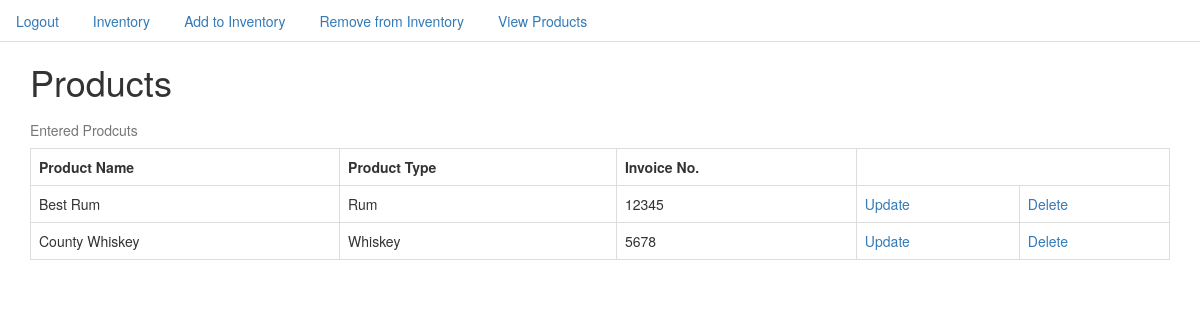
The page /product/ (signed in) on the database as committed earlier.
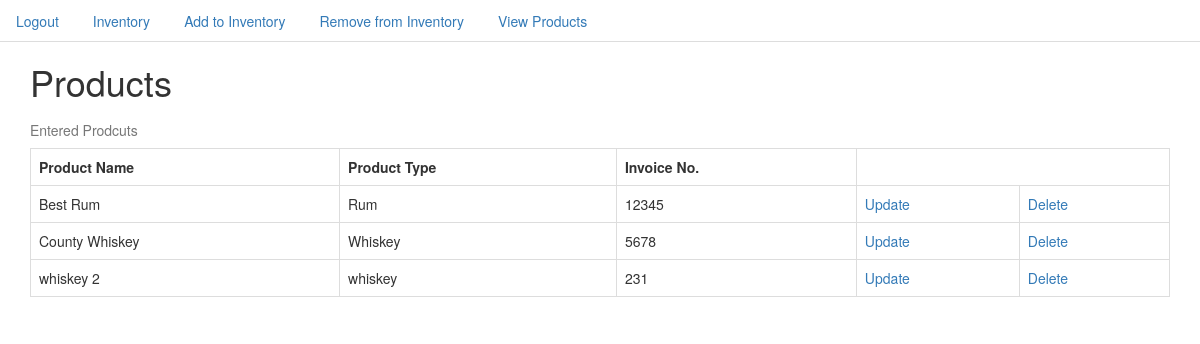
The same page on the database as committed later.
### inventory/models.py (models this page shows, shortened)
class Product(models.Model):
    product_name = models.CharField(max_length=50)
    product_type = models.CharField(max_length=50)
    invoice_number = models.IntegerField()

### inventory/views.py (the view)
# urls.py: url(r'^product/$', ProductListView.as_view(), name="product_list_view"),
class ProductListView(LoginRequiredMixin, ListView):
    model = Product

### templates/inventory/product_list.html
{% extends 'base.html' %}
{% block content %}
<div class="container">
  <h1>Products</h1>
<table  class="table table-bordered" >
    <caption>Entered Prodcuts</caption>
  <tr>
    <th>Product Name</th>
    <th>Product Type</th>
    <th>Invoice No.</th>
  </tr>
  {% for item in object_list %}
  <tr>
    <td>{{item.product_name}}</td>
    <td>{{item.product_type}}</td>
    <td>{{item.invoice_number}}</td>
    <td><a href="{% url 'product_update_view' item.id %}">Update</a></td>
    <td><a href="{% url 'product_delete_view' item.id %}">Delete</a></td>
  </tr>
{% endfor %}
{% endblock %}

Rows that differ between the two databases and show on the page:
added Product: product_name "whiskey 2", product_type "whiskey", invoice_number "231"
